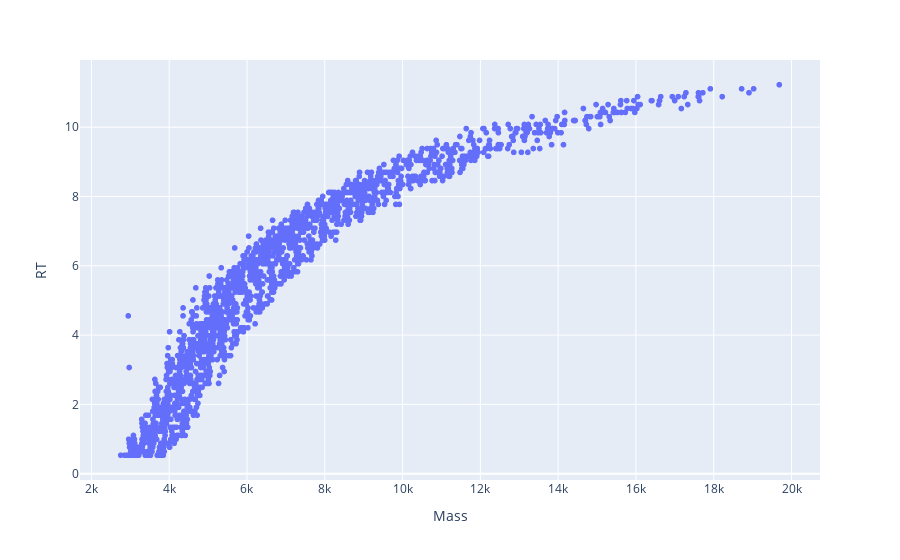

Notebook source saved alongside this figure:
### Code cell
df = df_total[df_total.Mass < 20000]
plotly_zone(df)

### Figure 1 — Plotly figure (JSON) as saved in the notebook; plotly's stock layout.template omitted (floating-point values rounded to 4 significant figures; data arrays with more than 128 entries replaced by an {"elided": "..."} marker saying what was removed)
{"data": [{"hoverlabel": {"namelength": 0}, "hovertemplate": "Mass=%{x}<br>RT=%{y}", "legendgroup": "", "marker": {"color": "#636efa", "symbol": "circle"}, "mode": "markers", "name": "", "showlegend": false, "type": "scattergl", "x": {"elided": "1984 float values"}, "xaxis": "x", "y": {"elided": "1984 float values"}, "yaxis": "y"}], "layout": {"legend": {"tracegroupgap": 0}, "margin": {"t": 60}, "xaxis": {"anchor": "y", "domain": [0, 1], "title": {"text": "Mass"}}, "yaxis": {"anchor": "x", "domain": [0, 1], "title": {"text": "RT"}}}}
